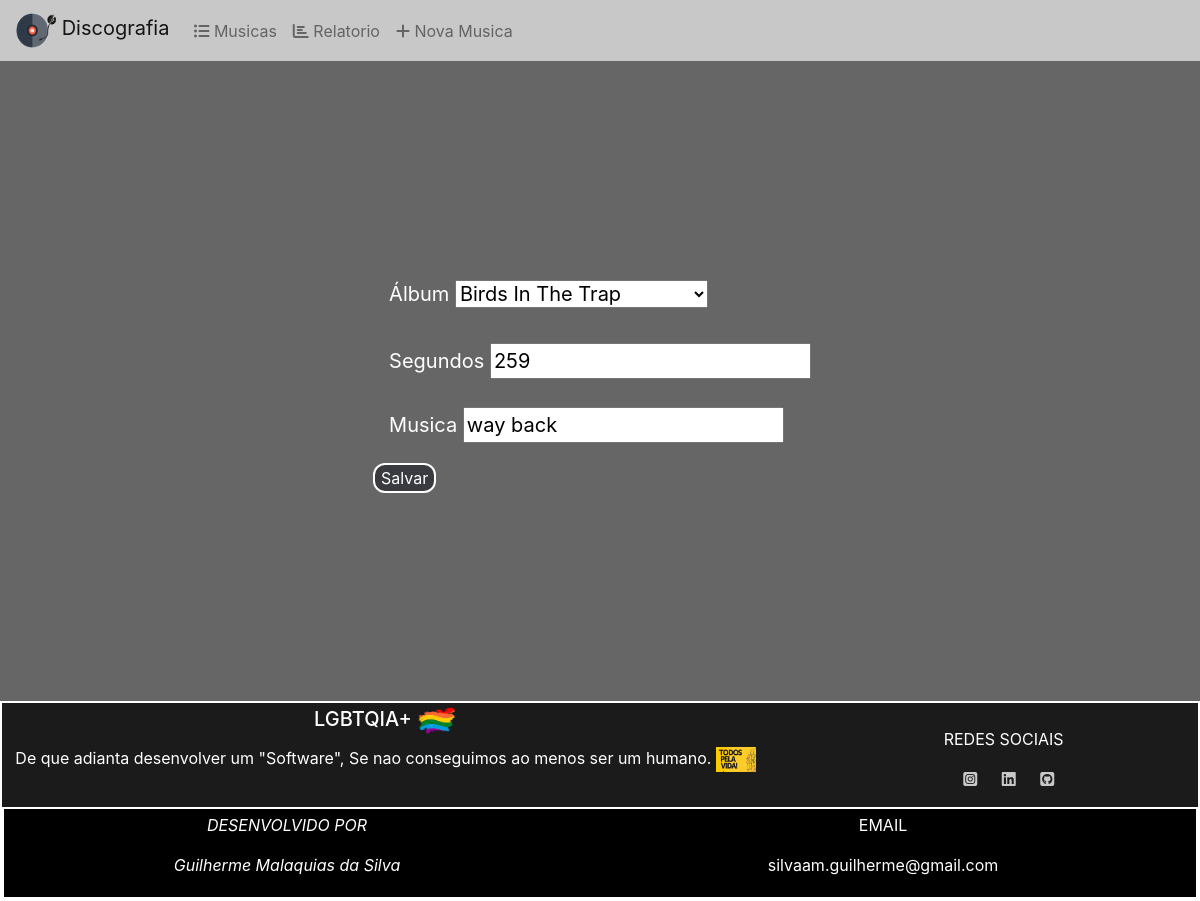
The app's page /disco/musica_edit/2 with its own data.
### disco/models.py (models this page shows, shortened)
class Musicas(models.Model):
    titulo = models.CharField('Musica', max_length=200)
    segundos = models.IntegerField('Segundos')
    album = models.ForeignKey(Albuns, on_delete=models.PROTECT, verbose_name='Álbum')
    class Meta:
        verbose_name = 'Musica'
        verbose_name_plural = 'Musicas'
        ordering = ['-titulo']

### disco/views.py (the view)
# urls.py: path('musica_edit/<int:pk>', musica_edit, name='musica_edit'),
def musica_edit(request, pk):
    musica_edit = Musicas.objects.get(pk=pk)
    if request.method == 'POST':
        form = MusicaForm(request.POST, instance=musica_edit)
        if form.is_valid():
            form.save()
            return redirect('disco:musicalist')
    else:
        form = MusicaForm(instance=musica_edit)
        template_name = 'musica_edit.html'
        context = {
            'form': form,
            'pk': pk,
            }
        return render(request, template_name, context)

### disco/forms.py
class MusicaForm(forms.ModelForm):
    class Meta:
        model = Musicas
        fields = {
            'titulo',
            'album',
            'segundos',
            }

### disco/models.py (called while the page is built)
    def __str__(self):
        return self.titulo

### disco/templates/musica_edit.html (shortened to what this page needs)
{% extends 'base.html' %}
{% block editmusicas %}
<div class="container-fluid" id="form_music">
    <form action="{% url 'disco:musica_edit' pk %}" method="POST">
            {% for field in form %}
            <div class="form-group form-control-lg">
                <label class="label" for="field.auto_id">{{field.label}}</label>
                {{field}}
            </div>
            {% endfor %}
        <button type="submit" id="bnt-salvar">Salvar</button>
    </form>
</div>
{% endblock %}

### core/static/css/styles.css (style rules this page uses)
.container-fluid { padding: 0%; }
#form_music { display: flex; justify-content: center; align-items: center; background-color: #666666; color: #ffffff; height: 80vh; width: 100%; }
#bnt-salvar { background-color: #393b41; color: #ffffff; border: 2px solid #ffffff; border-radius: 12px; margin-bottom: 15px; }
.form-group { margin-top: 1rem; }

### records on screen
Musicas: form "Birds In The Trap" "259" "way back"

### other values on screen
{{ field.label }} "Álbum" "Segundos" "Musica"
